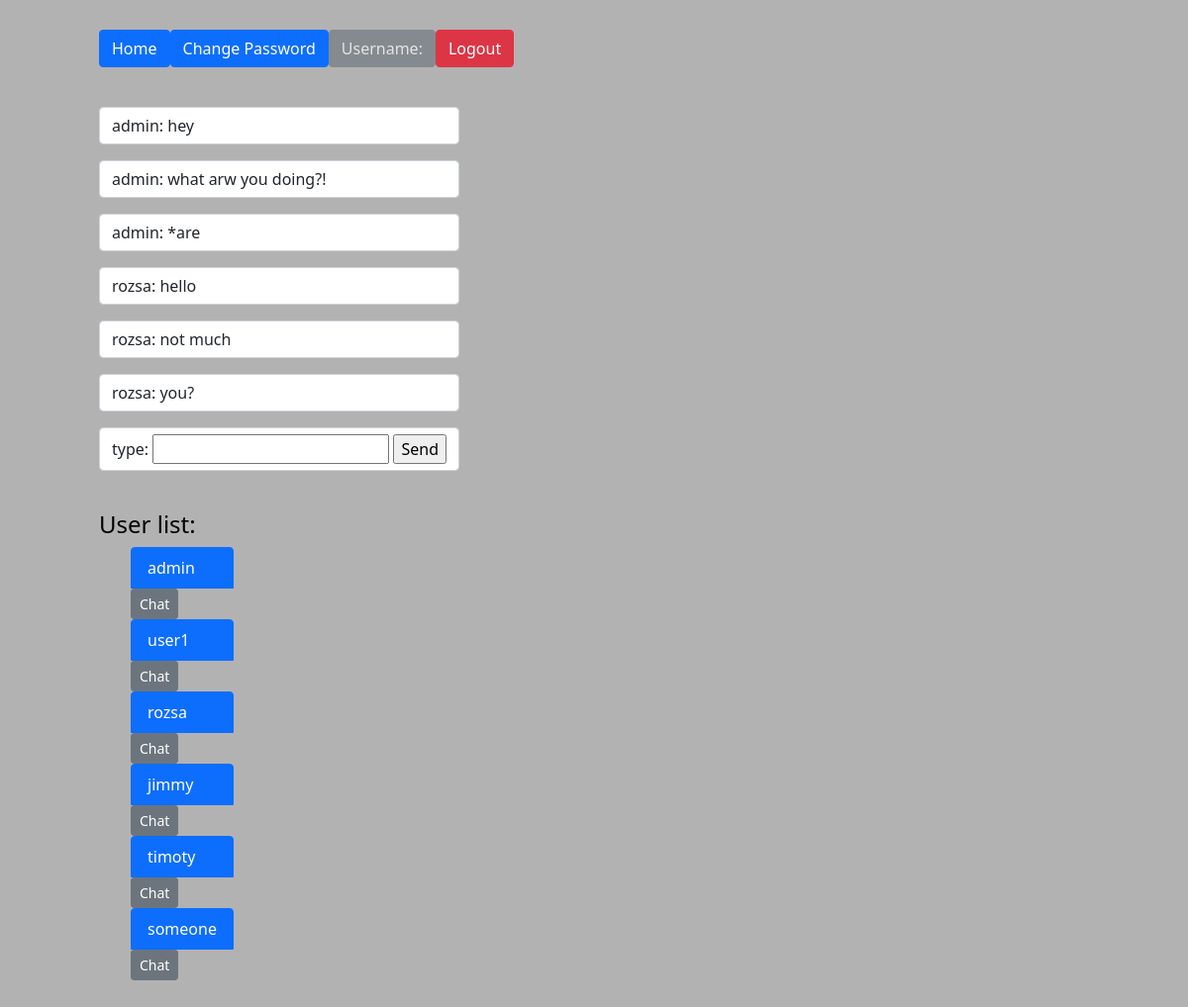
The app's page /room/13 with its own data.
### homepage/models.py (models this page shows)
class Message(models.Model):
    text = models.CharField(max_length=100)
    user = models.ForeignKey(User, on_delete=models.CASCADE)
    room = models.ForeignKey(Room, on_delete=models.CASCADE)

### homepage/views.py (the view)
# urls.py: path('room/<int:pk>', RoomView.as_view(), name='room_detail'),
class RoomView(DetailView):
    template_name = 'homepage/room.html'
    model = Room
    context_object_name = 'room'
    def get_context_data(self, **kwargs):
        context = super(RoomView, self).get_context_data(**kwargs)
        context['messages'] = Message.objects.filter(room=self.object)
        context['users'] = User.objects.all()
        return context

### homepage/templates/homepage/room.html (shortened to what this page needs)
{%  include 'base.html' %}
<body>
<a>
  <div class="btn-group" role="group" aria-label="Basic example">
        <a href="{% url 'homepage:home' %}"><button type="button" class="btn btn-primary">Home</button></a>
        <a href="{% url 'password_change' %}"><button type="button" class="btn btn-primary" >Change Password</button></a>
        <a><button type="button" class="btn btn-secondary" disabled>Username: {{ user.username }} </button></a>
        <a href="{% url 'logout' %}"><button type="button" class="btn small btn-danger">Logout</button></a>
    </div>
</a>
<article>
{% for message in messages %}
<p class="form-control">{{ message.user }}: {{ message.text }}</p>
{% endfor %}
<form class="form-control colo" action="{% url 'homepage:message' room.id %}" method="post">
    <label for="message_input">type:</label>
    <input type="text" name="message" id="message_input">
    <input type="submit" value="Send">
</form>
</article>
<article>
<h4>User list:</h4>
    <ul>
        {% for user in users %}
            <li class="list-group">
                <a href="{% url 'homepage:detail' user.id  %}"
                    class="list-group-item list-group-item-action active">{{ user.username }}</a>
                <form action="{% url 'homepage:create_room' %}" method="post">
                <button class="btn btn-secondary btn-sm" type="submit">Chat</button></form>
            </li>
        {% endfor %}
    </ul>
</article>
</body>

### homepage/static/homepage/style.css (style rules this page uses)
body { color: black; background: #b3b2b2; float: left; margin-left: 100px; margin-right: 60px; margin-top: 30px; }
li a { color: black; display: table; margin: auto; }
button { color: #6b6be5; }
article { position: center; display: table; margin-top: 40px; margin-bottom: 40px; }

### records on screen
Message: user "admin", text "hey"
Message: user "admin", text "what arw you doing?!"
Message: user "admin", text "*are"
Message: user "rozsa", text "hello"
Message: user "rozsa", text "not much"
Message: user "rozsa", text "you?"

### other values on screen
{{ user.username }} "admin"
{{ user.username }} "user1"
{{ user.username }} "rozsa"
{{ user.username }} "jimmy"
{{ user.username }} "timoty"
{{ user.username }} "someone"
